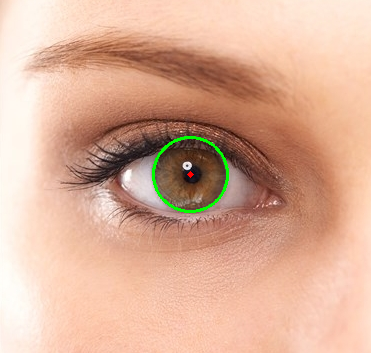
#> input picture image/eye.png, 371 x 353 px, given in place of out1.mkv, which was not available
$ python test_2_deteksi_lingkaran_cv_picker.py
#> lines starting #> are read from the running program, lines starting #| are printed output that depends on the picture; after the words box and inside, x2 and y2 are one past the last pixel; in counts of white or black regions, pixels touching at a corner belong together; pictures that were not available may be replaced by others from this repository, and a replacement may not be noted
##
## Penambahan HSV trackbar + Color  picker
##

import cv2
import numpy as np
import imutils
# hsvLow = (17, 15, 100)
# hsvMax = (50, 56, 200)

def nothing(x):
    pass


hsvLow = np.array([10, 70, 80])
hsvMax = np.array([30, 255, 255])
#
warnaHsv = None
image_hsv = None
colors =[]

vs = cv2.VideoCapture(0)

vs = cv2.VideoCapture("../video/out1.mkv")

cv2.namedWindow("Trackbars")
cv2.resizeWindow("Trackbars", 600, 600)

cv2.createTrackbar("Low Hue", "Trackbars", hsvLow[0], 179, nothing)
cv2.createTrackbar("Low Sat", "Trackbars", hsvLow[1], 255, nothing)
cv2.createTrackbar("Low Val", "Trackbars", hsvLow[2], 255, nothing)
cv2.createTrackbar("Max Hue", "Trackbars", hsvMax[0], 179, nothing)
cv2.createTrackbar("Max Sat", "Trackbars", hsvMax[1], 255, nothing)
cv2.createTrackbar("Max Val", "Trackbars", hsvMax[2], 255, nothing)


def pick_color(event,x,y,flags,param):
    global hsvMax, hsvLow

    if event == cv2.EVENT_LBUTTONDOWN:
        pixel = image_hsv[y, x]


        # cv2.cvtColor(pixel, cv2.COLOR_BGR2HSV)
        #you might want to adjust the ranges(+-10, etc):
        hsvMax = np.array([pixel[0] + 10, pixel[1] + 10, pixel[2] + 40])
        hsvLow = np.array([pixel[0] - 10, pixel[1] - 10, pixel[2] - 40])

        if hsvLow[0] < 0:
            hsvLow[0] = 0
        if hsvLow[1] < 0:
            hsvLow[1] = 0
        if hsvLow[2] < 0:
            hsvLow[2] = 0

        if hsvMax[0] < 0:
            hsvMax[0] = 0
        if hsvMax[1] < 0:
            hsvMax[1] = 0
        if hsvMax[2] < 0:
            hsvMax[2] = 0

        cv2.createTrackbar("Low Hue", "Trackbars", hsvLow[0], 179, nothing)
        cv2.createTrackbar("Low Sat", "Trackbars", hsvLow[1], 255, nothing)
        cv2.createTrackbar("Low Val", "Trackbars", hsvLow[2], 255, nothing)
        cv2.createTrackbar("Max Hue", "Trackbars", hsvMax[0], 179, nothing)
        cv2.createTrackbar("Max Sat", "Trackbars", hsvMax[1], 255, nothing)
        cv2.createTrackbar("Max Val", "Trackbars", hsvMax[2], 255, nothing)

        # print("Pixel : {} \nHSV Low : {} \nHSV High : {}".format(pixel, hsvLow, hsvMax))
        # image_mask = cv2.inRange(image_hsv, hsvLow, hsvMax)

        # cv2.imshow("mask", image_mask)

while vs.isOpened():

    _, frame = vs.read()
#> frame is the input picture: shape (353, 371, 3); mean B, G, R 151.4, 174.7, 218.4

    ## Ambil Nilai Trackbar
    trackbar_LowHue = cv2.getTrackbarPos("Low Hue", "Trackbars")
    trackbar_LowSat = cv2.getTrackbarPos("Low Sat", "Trackbars")
    trackbar_LowVal = cv2.getTrackbarPos("Low Val", "Trackbars")
    trackbar_MaxHue = cv2.getTrackbarPos("Max Hue", "Trackbars")
    trackbar_MaxSat = cv2.getTrackbarPos("Max Sat", "Trackbars")
    trackbar_MaxVal = cv2.getTrackbarPos("Max Val", "Trackbars")

    # # print(trackbar_LowHue)

    hsvLow = np.array([trackbar_LowHue, trackbar_LowSat, trackbar_LowVal])
    hsvMax = np.array([trackbar_MaxHue, trackbar_MaxSat, trackbar_MaxVal])

    print("/n/nlowhsv", hsvLow)
    print("mashsv", hsvMax)


    # Exception jika Video Selesai
    if frame is None:
        break
    # frame_hsv = frame.copy()

    frame =imutils.resize(frame, width=300)
#> frame: shape (285, 300, 3)
    frame = cv2.cvtColor(frame, cv2.COLOR_BGR2HSV)
#> frame: shape (285, 300, 3); mean H, S, V 12, 84.2, 219.8
    cv2.namedWindow("Input")
    cv2.setMouseCallback('Input', pick_color)

    # cv2.imshow("Input", frame)

    image_hsv = cv2.cvtColor(frame, cv2.COLOR_BGR2HSV)
#> image_hsv: shape (285, 300, 3); mean H, S, V 15.6, 242.8, 222.5
    # find the colors within the specified boundaries and apply
    # the mask
    image_mask = cv2.inRange(frame, hsvLow, hsvMax)
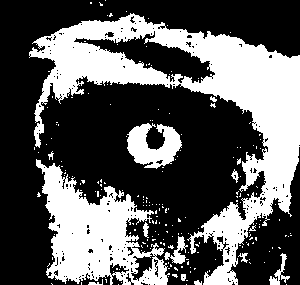
#> image_mask: shape (285, 300); 36.2% white; 206 white regions (192 under 20 px), largest, box (x1, y1, x2, y2) and area: (29, 13, 300, 285) 19876, (36, 159, 170, 285) 8215, (127, 123, 182, 169) 1518
    output_masking = cv2.bitwise_and(frame, frame, mask=image_mask)
#> output_masking: shape (285, 300, 3); mean H, S, V 3.9, 34.3, 82.3
    output_blurred = cv2.GaussianBlur(output_masking, (3, 3), 0)
#> output_blurred: shape (285, 300, 3); mean H, S, V 3.9, 34.3, 82.3
    # konversi masking ke gray
    image_gray = cv2.cvtColor(output_masking, cv2.COLOR_BGR2GRAY)
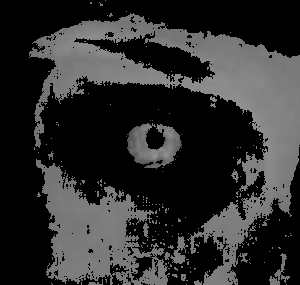
#> image_gray: shape (285, 300); min 0, max 149, mean 45.2
    # pertajam dengan threshold
    ret, treshold = cv2.threshold(image_gray, 127, 255, 0)
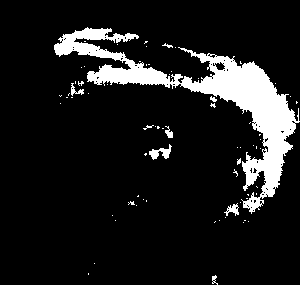
#> treshold: shape (285, 300); 11.1% white; 70 white regions (61 under 20 px)
    # treshold = cv2.Canny(image_gray, 100, 200)
    # treshold = cv2.Canny(treshold, 100, 200)

    # cari kontur
    # contur, hirarki = cv2.findContours(image_gray, cv2.RETR_TREE, cv2.CHAIN_APPROX_SIMPLE)
    ##Plan 2
    contur = cv2.findContours(treshold, cv2.RETR_EXTERNAL, cv2.CHAIN_APPROX_SIMPLE)
#> contur = 70 contours, 65 with area under 20; largest, box (x1, y1, x2, y2) and area: (54, 27, 300, 214) 8264, (149, 144, 172, 160) 125, (224, 203, 239, 216) 70, (71, 83, 84, 96) 43, (165, 126, 173, 138) 35
    contur = imutils.grab_contours(contur)
    center = None

    # [20 lines of commented-out code are left out]

    if len(contur) > 0:
        # cari kontur terluar (border)
        c = max(contur, key=cv2.contourArea)
#> c = contour of 1033 points, box (x1, y1, x2, y2) (54, 27, 300, 214), area 8264
        ((x, y), radius) = cv2.minEnclosingCircle(c)
#> x = 166.4; y = 115.6; radius = 132.7
        M = cv2.moments(c)
#> M = moments, m00 8263.5, centre m10/m00, m01/m00 = (210.7, 98.24)

        #Execption ketika pembagi = 0
        if M["m00"] == 0:
            M["m00"] = 0.0000000000001

        # print("Nilai Radius: {} - Nilai X: {} - Nilai Y: {}".format(radius, x, y))
        # titik tengah
        center = (int(M["m10"] / M["m00"]),
            int(M["m01"] / M["m00"]))
#> center = (210, 98)
        # only proceed  if the radius meets a minimum size
        if radius > 0.1:
            ## Gambar lingkaran bola
            cv2.circle(frame, (int(x), int(y)), int(radius)+2,
                (0, 255, 255), 2)
#> frame: shape (285, 300, 3); mean H, S, V 11.8, 88.4, 220
            cv2.circle(frame, center, 1, (0, 0, 255), -1)
#> frame: shape (285, 300, 3); mean H, S, V 11.8, 88.4, 220


    # show the images
    cv2.imshow("Input", frame)
    cv2.imshow("Output", output_blurred)
    cv2.imshow("Output Canny ", treshold)

    key = cv2.waitKey(1) & 0xFF
#> (key q is pressed here)
    if key == ord("q"):
        break


vs.release()
cv2.destroyAllWindows()
